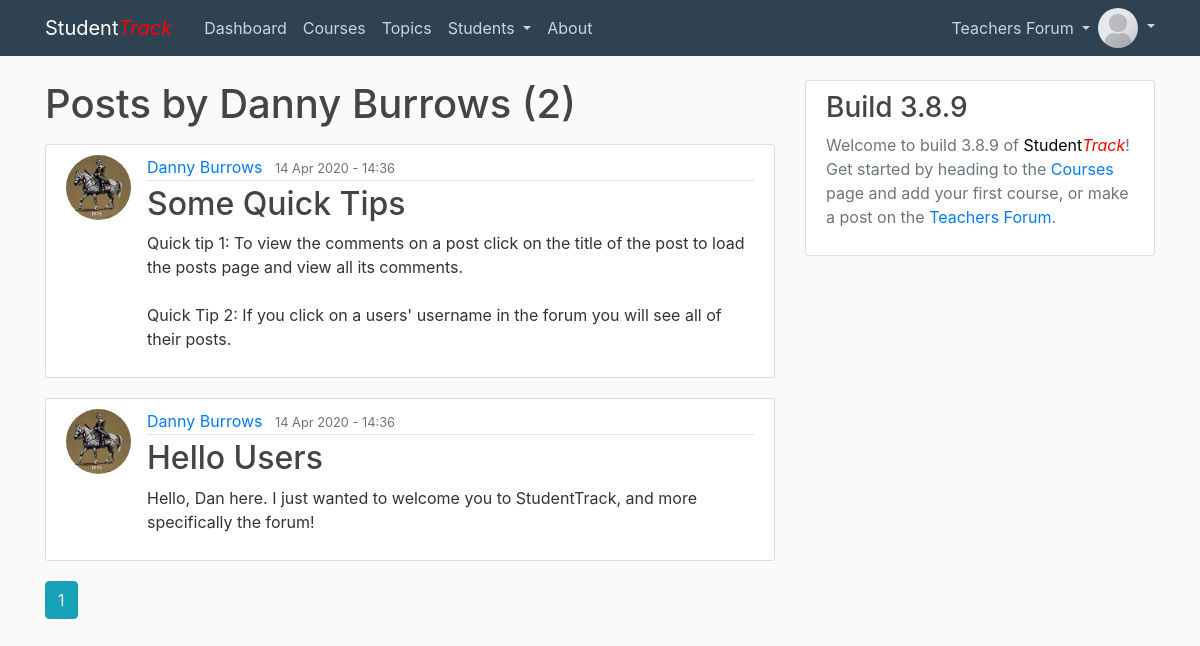
Page /user/Danny Burrows (signed in) on the committed database.
### projectCode/models.py (models this page shows, shortened)
class User(db.Model, UserMixin):
    id = db.Column(db.Integer, primary_key=True)
    username = db.Column(db.String(20), unique=True, nullable=False)
    email = db.Column(db.String(120), unique=True, nullable=False)
    image_file = db.Column(db.String(20), nullable=False, default='def.png')
    password = db.Column(db.String(60), nullable=False)
    posts = db.relationship('Post', backref='author', lazy=True)
    courses = db.relationship('Course', backref='teacher', lazy=True)
    comments = db.relationship('Comment', backref='commenter', lazy=True)

class Post(db.Model):
    id = db.Column(db.Integer, primary_key=True)
    title = db.Column(db.String(100), nullable=False)
    date_posted = db.Column(db.DateTime, nullable=False, default=datetime.utcnow)
    content = db.Column(db.Text, nullable=False)
    user_id = db.Column(db.Integer, db.ForeignKey('user.id'), nullable=False)
    comments = db.relationship('Comment', backref='post', lazy=True)

### projectCode/routes.py (the view)
@app.route("/user/<string:username>")
def user_posts(username):
    page = request.args.get('page', 1, type=int)
    user = User.query.filter_by(username=username).first_or_404()
    posts = Post.query.filter_by(author=user)\
        .order_by(Post.date_posted.desc())\
        .paginate(page=page, per_page=5)
    return render_template('all_user_posts.html', posts=posts, user=user)

### projectCode/models.py (called while the page is built)
@login_manager.user_loader
def load_user(user_id):
    return User.query.get(int(user_id))

### projectCode/templates/all_user_posts.html
{% extends "layout_content.html" %}
{% block content %}
    <h1 class="mb-3">Posts by {{ user.username }} ({{ posts.total }})</h1>
    {% for post in posts.items %}
        <article class="media content-section">
          <img class="rounded-circle article-img" src="{{ url_for('static', filename='profile_pics/' + post.author.image_file) }}">
          <div class="media-body">
            <div class="article-metadata">
              <a class="mr-2" href="{{ url_for('user_posts', username=post.author.username) }}">{{ post.author.username }}</a>
              <small class="text-muted">{{ post.date_posted.strftime('%d %b %Y - %H:%M') }}</small>
            </div>
            <h2><a class="article-title" href="{{ url_for('post', post_id=post.id) }}">{{ post.title }}</a></h2>
            <p class="article-content">{{ post.content }}</p>
          </div>
        </article>
    {% endfor %}
    {% for page_num in posts.iter_pages(left_edge=1, right_edge=1, left_current=1, right_current=2) %}
      {% if page_num %}
        {% if posts.page == page_num %}
          <a class="btn btn-info mb-4" href="{{ url_for('user_posts', username=user.username, page=page_num) }}">{{ page_num }}</a>
        {% else %}
          <a class="btn btn-outline-info mb-4" href="{{ url_for('user_posts', username=user.username, page=page_num) }}">{{ page_num }}</a>
        {% endif %}
      {% else %}
        ...
      {% endif %}
    {% endfor %}
{% endblock content %}

### projectCode/templates/layout_site_main.html (shortened to what this page needs)
<!DOCTYPE html>
<html>
<head>
    <link rel="stylesheet" href="https://maxcdn.bootstrapcdn.com/bootstrap/4.0.0/css/bootstrap.min.css">
    <link rel="stylesheet" type="text/css" href="{{ url_for('static', filename='css/main.css') }}">
</head>
<body>
    <header class="site-header">
      <nav class="navbar navbar-expand-md navbar-dark bg-steel fixed-top">
        <div class="container">
          <a class="navbar-brand mr-4" href="/">Student<font color="red"><em>Track</em></font></a>
          <div class="collapse navbar-collapse" id="navbarToggle">
            <div class="navbar-nav mr-auto">
              {% if current_user.is_authenticated %}
              <a class="nav-item nav-link" href="{{ url_for('dash') }}">Dashboard</a>
              <a class="nav-item nav-link" href="{{ url_for('courses') }}">Courses</a>
              <a class="nav-item nav-link" href="{{ url_for('topics') }}">Topics</a>
              <li class="nav-item dropdown">
                <a class="nav-link dropdown-toggle" href="#" id="navbarDropdown1" role="button" data-toggle="dropdown" aria-haspopup="true" aria-expanded="false">
                  Students
                </a>
              </li>
              {% else %}
              <a class="nav-item nav-link" href="{{ url_for('home') }}">Forum</a>
              {% endif %}
              <a class="nav-item nav-link" href="{{ url_for('about') }}">About</a>
            </div>
            <div class="navbar-nav">
              {% if current_user.is_authenticated %}
              <li class="nav-item dropdown">
                <a class="nav-link dropdown-toggle" href="#" id="navbarDropdown1" role="button" data-toggle="dropdown" aria-haspopup="true" aria-expanded="false">
                  Teachers Forum
                </a>
              </li>
              <li class="nav-item dropdown">
                <a class="nav-link dropdown-toggle p-0" href="#" id="navbarDropdown1" role="button" data-toggle="dropdown" aria-haspopup="true" aria-expanded="false">
                  <img class="rounded-circle nav-img dropdown-toggle" src="{{ url_for('static', filename='profile_pics/' + current_user.image_file) }}">
                </a>
              </li>
              {% else %}
              <a class="nav-item nav-link" href="{{ url_for('login') }}">Login</a>
              <a class="nav-item nav-link" href="{{ url_for('register') }}">Register</a>
              {% endif %}
            </div>
          </div>
        </div>
      </nav>
    </header>
    {% block sublayout %}{% endblock %}
</body>
</html>

### projectCode/static/css/main.css (style rules this page uses)
body { background: #fafafa; color: #333333; margin-top: 5rem; }
h1, h2, h3, h4, h5, h6 { color: #444444; }
.bg-steel { background-color: #2E4252; }
.site-header .navbar-nav .nav-link { color: #cbd5db; }
.nav-img { height: 40px; width: 40px; }
.content-section { background: #ffffff; padding: 10px 20px; border: 1px solid #dddddd; border-radius: 3px; margin-bottom: 20px; word-wrap:break-word; word-break:break-word; }
.article-title { color: #444444; }
.article-content { white-space: pre-line; }
.article-img { height: 65px; width: 65px; margin-right: 16px; }
.article-metadata { padding-bottom: 1px; margin-bottom: 4px; border-bottom: 1px solid #e3e3e3 }

### rows in the picture
User: image_file (picture)
User: username "Danny Burrows"
Post: image_file (picture), author.username "Danny Burrows", date_posted "14 Apr 2020 - 14:36", title "Some Quick Tips", content "Quick tip 1: To view the comments on a post click on the title of the post to load the posts page and view all its comments. Quick Tip 2: If you click on a users' username in the forum you will see all of their posts."
Post: image_file (picture), author.username "Danny Burrows", date_posted "14 Apr 2020 - 14:36", title "Hello Users", content "Hello, Dan here. I just wanted to welcome you to StudentTrack, and more specifically the forum!"

### other values in the picture
{{ posts.total }} "2"
{{ page_num }} "1"
